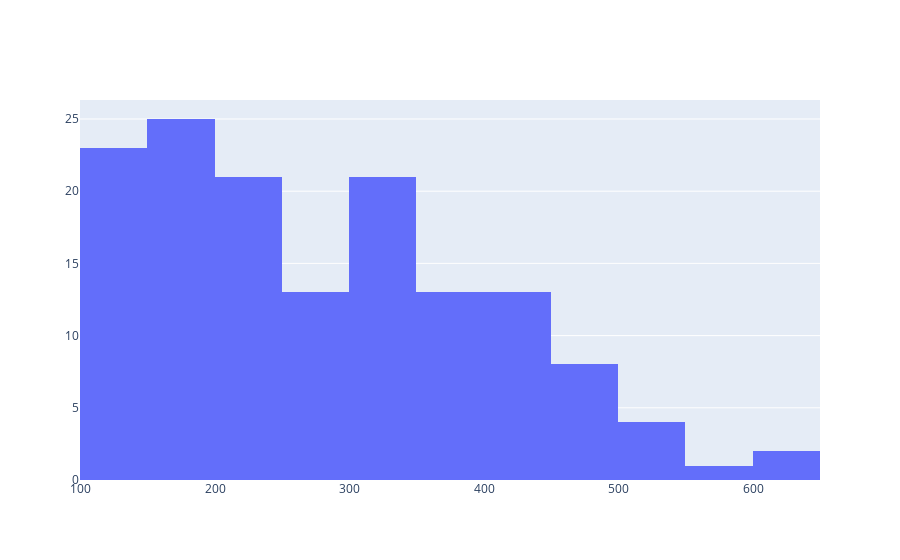

Notebook code cell kept with this figure:
### Markdown cell above
Histogram in Plotly Graph Objects using the Data from the CSV File

### Code cell
fig6 = go.Figure()
fig6.add_trace(go.Histogram(x=df['#Passengers'], y=df['Month'], name='AirPassengers'))
fig6.show()

### Figure 1 — Plotly figure (JSON) as saved in the notebook; plotly's stock layout.template omitted (floating-point values rounded to 4 significant figures; data arrays with more than 128 entries replaced by an {"elided": "..."} marker saying what was removed)
{"data": [{"name": "AirPassengers", "type": "histogram", "x": {"elided": "144 int values"}, "y": {"elided": "144 str values"}}], "layout": {}}
